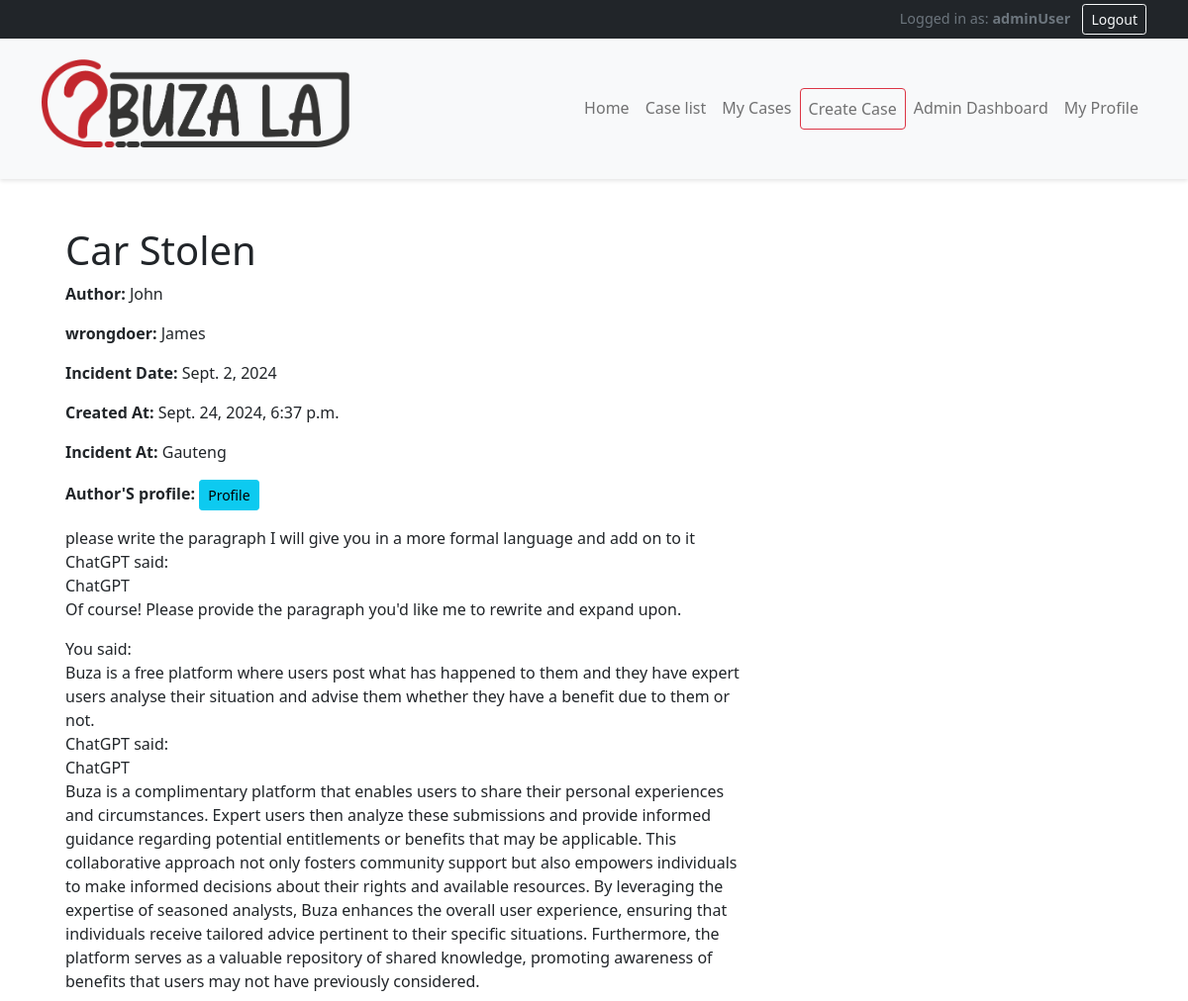
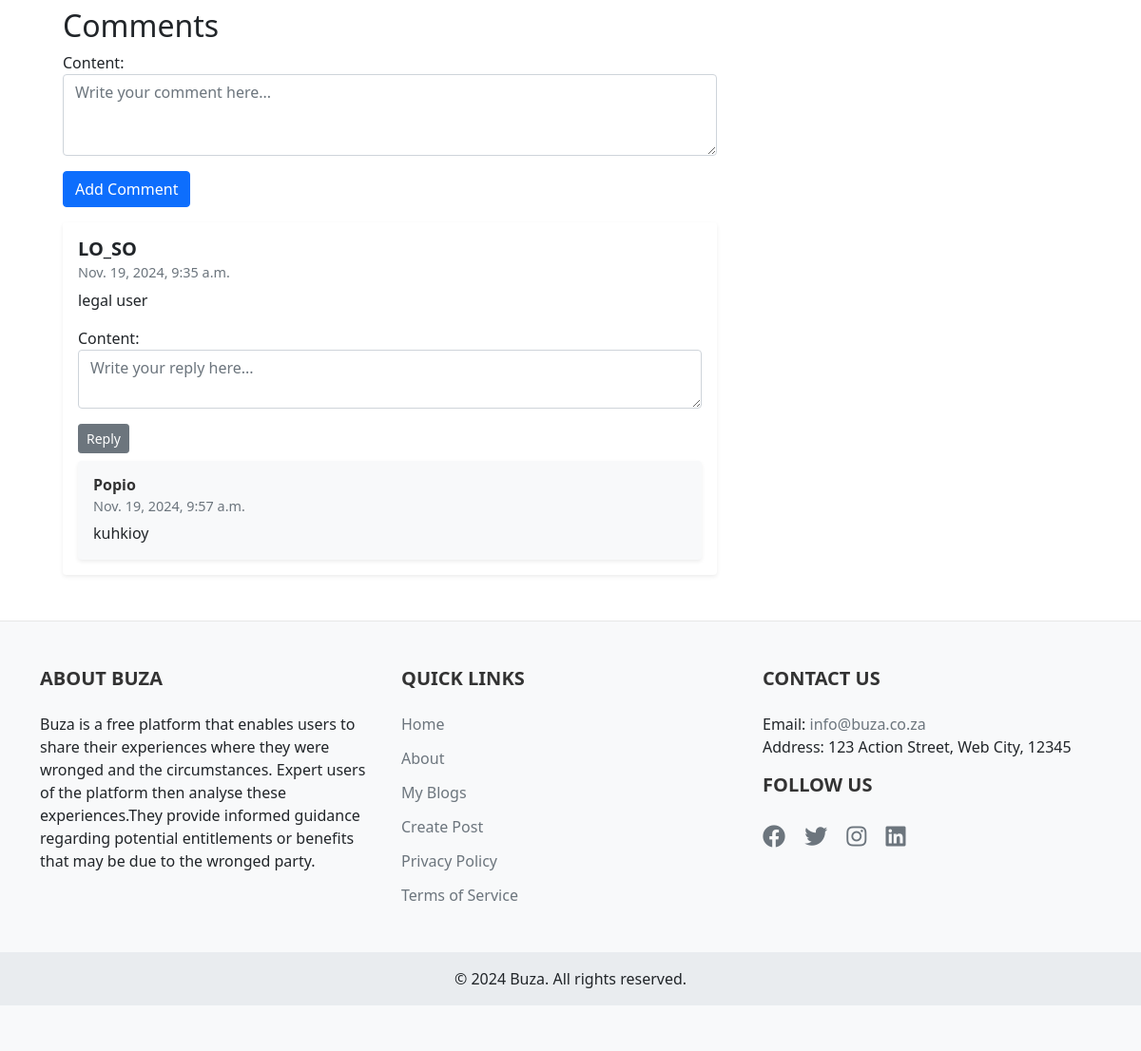
Page /post/23/ (signed in) on the committed database (2 pictures, top to bottom).
### blog/models.py (models this page shows, shortened)
class BlogPost(models.Model):
    AGAINST_CHOICES = [
        ('Eastern Cape', 'Eastern Cape'),
        ('Free State', 'Free State'),
        ('Gauteng', 'Gauteng'),
        ('KwaZulu-Natal', 'KwaZulu-Natal'),
        ('Limpopo', 'Limpopo'),
        ('Mpumalanga', 'Mpumalanga'),
        ('North West', 'North West'),
        ('Western Cape', 'Western Cape'),
        ('Northern Cape', 'Northern Cape,'),
    ]
    title = models.CharField(max_length=200)
    content = models.TextField()
    author = models.ForeignKey(User, on_delete=models.CASCADE)
    author_name = models.CharField(max_length=100, blank=True)  # New field
    created_at = models.DateTimeField(auto_now_add=True)
    updated_at = models.DateTimeField(auto_now=True)
    against = models.CharField(max_length=100)
    suburb = models.CharField(max_length=100)
    incident_date = models.DateField()
    file1 = models.FileField(upload_to='blog_files/', blank=True, null=True)
    file2 = models.FileField(upload_to='blog_files/', blank=True, null=True)
    file3 = models.FileField(upload_to='blog_files/', blank=True, null=True)
    file4 = models.FileField(upload_to='blog_files/', blank=True, null=True)
    province = models.CharField(max_length=100, choices=AGAINST_CHOICES)

class Comment(models.Model):
    post = models.ForeignKey(BlogPost, on_delete=models.CASCADE, related_name='comments')
    author = models.ForeignKey(User, on_delete=models.CASCADE)
    content = models.TextField()
    created_at = models.DateTimeField(auto_now_add=True)

class Reply(models.Model):
    comment = models.ForeignKey(Comment, on_delete=models.CASCADE, related_name='replies')
    author = models.ForeignKey(User, on_delete=models.CASCADE)
    content = models.TextField()
    created_at = models.DateTimeField(auto_now_add=True)

### blog/views.py (the view, shortened to what this page needs)
# urls.py: path('post/<int:post_id>/', views.post_detail, name='post_detail'),
@login_required
def post_detail(request, post_id):
    post = get_object_or_404(BlogPost, id=post_id)
    comments = post.comments.all().order_by('-created_at')
    comment_form = CommentForm()
    reply_form = ReplyForm()
    context = {
        'post': post,
        'comments': comments,
        'comment_form': comment_form,
        'reply_form': reply_form,
    }
    return render(request, 'blog/post_detail.html', context)

### blog/forms.py
class CommentForm(forms.ModelForm):
    class Meta:
        model = Comment
        fields = ['content']
        widgets = {
            'content': forms.Textarea(attrs={'rows': 3, 'placeholder': 'Write your comment here...', 'class': 'form-control'}),
        }

class ReplyForm(forms.ModelForm):
    class Meta:
        model = Reply
        fields = ['content']
        widgets = {
            'content': forms.Textarea(attrs={'rows': 2, 'placeholder': 'Write your reply here...', 'class': 'form-control'}),
        }

### blog/templates/blog/post_detail.html (shortened to what this page needs)
{% extends 'blog/base.html' %}
{% load static %}
{% block content %}
<div class="container mt-4">
    <h1>{{ post.title }}</h1>
    <p><strong> Author: </strong>{{ post.author_name }}</p>
    <p><strong> wrongdoer: </strong>{{ post.against }}</p>
    <p><strong>Incident Date:</strong> {{ post.incident_date }}</p>
    <p><strong>Created At: </strong>{{ post.created_at }}</p>
    {% if user.is_staff %}
    <p><strong>Incident At: </strong>{{ post.province }}</p>
    <p><strong> Author'S profile: </strong><a href="{% url 'user_profile' post.author.username %}" class="btn btn-sm btn-info ml-2">Profile</a></p>
    {%endif%}
    <div>
        {{ post.content|linebreaks }}
    </div>
    <h2>Comments</h2>
    {% if user.is_authenticated %}
        <form method="post">
            {{ comment_form.as_p }}
            <button type="submit" class="btn btn-primary">Add Comment</button>
        </form>
    {% endif %}
    {% for comment in comments %}
        <div class="card mt-3">
            <div class="card-body">
                <h5 class=""><strong>{{ comment.author.username }} </strong>  </h5>
                <h6 class="card-subtitle mb-2 text-muted">{{ comment.created_at }}</h6>
                <p class="card-text">{{ comment.content }}</p>
                {% if user.is_authenticated %}
                    <form method="post" class="mt-2">
                        {{ reply_form.as_p }}
                        <button type="submit" class="btn btn-secondary btn-sm">Reply</button>
                    </form>
                {% endif %}
                {% for reply in comment.replies.all %}
                    <div class="card mt-2 bg-light">
                        <div class="card-body">
                            <h6 class="card-title"><strong>{{ reply.author.username }}  </strong> </h6>
                            <h6 class="card-subtitle mb-2 text-muted">{{ reply.created_at }}</h6>
                            <p class="card-text">{{ reply.content }}</p>
                        </div>
                    </div>
                {% endfor %}
            </div>
        </div>
    {% empty %}
        <p>No comments yet.</p>
    {% endfor %}
</div>
{% endblock %}
{% block extra_css %}
<link rel="stylesheet" href="https://cdnjs.cloudflare.com/ajax/libs/font-awesome/5.15.3/css/all.min.css">
{% endblock %}

### blog/templates/blog/base.html (shortened to what this page needs)
{% load static %}
<!DOCTYPE html>
<html lang="en">
<head>
    <link href="https://cdn.jsdelivr.net/npm/bootstrap@5.1.3/dist/css/bootstrap.min.css" rel="stylesheet">
    <link rel="stylesheet" href="https://cdnjs.cloudflare.com/ajax/libs/font-awesome/5.15.3/css/all.min.css">
    {% block extra_css %}{% endblock %}
</head>
<body>
    <div class="text-white bg-dark  p-1 user-status-bar">
        <div class="container">
            <div class="row">
                <div class="col-md-6">
                </div>
                <div class="col-md-6 text-end">
                    {% if user.is_authenticated %}
                        <span class="text-muted">Logged in as: <strong>{{ user.username }}</strong></span>
                        <form method="post" action="{% url 'logout' %}" class="d-inline">
                            <button type="submit" class="btn btn-sm btn-outline-light ms-2">Logout</button>
                        </form>
                    {% else %}
                        <span class="text-muted">Not logged in</span>
                        <a href="{% url 'login' %}" class="btn btn-sm btn-outline-primary ms-2">Login</a>
                        <a href="{% url 'register' %}" class="btn btn-sm btn-outline-success ms-2">Register</a>
                    {% endif %}
                </div>
            </div>
        </div>
    </div>
    <nav class="navbar navbar-expand-lg navbar-light bg-light  main-navbar">
        <div class="container">
            <a class="navbar-brand d-flex align-items-center" href="{% url 'index' %}">
                <img src="{% static 'images/logo.png' %}" alt="Our Blog Logo" class="mr-3">
            </a>
            <div class="collapse navbar-collapse" id="navbarNav">
                <ul class="navbar-nav ms-auto">
                    <li class="nav-item">
                        <a class="nav-link" href="{% url 'index' %}">Home</a>
                    </li>
                    <li class="nav-item">
                        <a class="nav-link" href="{% url 'home' %}">Case list</a>
                    </li>
                    {% if user.is_authenticated %}
                        <li class="nav-item">
                            <a class="nav-link" href="{% url 'my_blogs' %}">My Cases</a>
                        </li>
                            <li class="nav-item">
                            <a class="nav-link btn btn-outline-danger" href="{% url 'create_post' %}">Create Case</a>
                        </li>
                        {% if user.is_staff %}
                            <li class="nav-item">
                                <a class="nav-link" href="{% url 'admin_dashboard' %}">Admin Dashboard</a>
                            </li>
                            <li class="nav-item">
                                <a class="nav-link" href="{% url 'user_profile' user.username %}">My Profile</a>
                            </li>
                        {% endif %}
                    {% endif %}
                </ul>
            </div>
        </div>
    </nav>
    <main class="container mt-4">
        <div class="row">
            <div class="col-md-8">
                {% block content %}
                {% endblock %}
            </div>
                </div>
    </main>
    <footer class="footer">
        <div class="container">
            <div class="row">
                <div class="col-md-4 mb-4 mb-md-0">
                    <h5>About Buza</h5>
                    <p class="justify-content-center">Buza is a free platform that enables users to share their experiences where they were wronged and the circumstances. Expert users of the platform then analyse these experiences.They provide informed guidance regarding potential entitlements or benefits that may be due to the wronged party.</p>
                </div>
                <div class="col-md-4 mb-4 mb-md-0">
                    <h5>Quick Links</h5>
                    <ul>
                        <li><a href="{% url 'home' %}">Home</a></li>
                        <li><a href="{% url 'about' %}">About</a></li>
                        {% if user.is_authenticated %}
                            <li><a href="{% url 'my_blogs' %}">My Blogs</a></li>
                            <li><a href="{% url 'create_post' %}">Create Post</a></li>
                        {% else %}
                            <li><a href="{% url 'login' %}">Login</a></li>
                            <li><a href="{% url 'register' %}">Register</a></li>
                        {% endif %}
                        <li><a href="{% url 'privacy_policy' %}">Privacy Policy</a></li>
                        <li><a href="{% url 'terms_of_service' %}">Terms of Service</a></li>
                    </ul>
                </div>
                <div class="col-md-4">
                    <h5>Contact Us</h5>
                    <p>
                        Email: <a href="mailto:info@Buza.co.za">info@buza.co.za</a><br>
                        Address: 123 Action Street, Web City, 12345
                    </p>
                    <h5>Follow Us</h5>
                    <div class="social-icons">
                        <a href="#" target="_blank"><i class="fab fa-facebook"></i></a>
                        <a href="#" target="_blank"><i class="fab fa-twitter"></i></a>
                        <a href="#" target="_blank"><i class="fab fa-instagram"></i></a>
                        <a href="#" target="_blank"><i class="fab fa-linkedin"></i></a>
                    </div>
                </div>
            </div>
        </div>
        <div class="footer-bottom">
            <div class="container">
                <div class="row">
                    <div class="col-md-12 text-center">
                        <p>&copy; {% now "Y" %} Buza. All rights reserved.</p>
                    </div>
                </div>
            </div>
        </div>
    </footer>
</body>
</html>

### blog/templates/blog/post_detail.html (style rules this page uses)
.card { border: none; box-shadow: 0 0.125rem 0.25rem rgba(0, 0, 0, 0.075); }
.card-title { color: #333; font-weight: bold; }
.text-muted { font-size: 0.9rem; }
textarea { width: 100%; padding: 10px; border: 1px solid #ced4da; border-radius: 0.25rem; }

### rows in the picture
BlogPost: title "Car Stolen", author_name "John", against "James", incident_date "Sept. 2, 2024", created_at "Sept. 24, 2024, 6:37 p.m.", province "Gauteng", content "please write the paragraph I will give you in a more formal language and add on to it ChatGPT said: ChatGPT Of course! Please provide the paragraph you'd like me to rewrite and expand upon. You said: Buza is a free platform where users post what has happened to them and they have expert users analyse their situation and advise them whether they have a benefit due to them or not. ChatGPT said: ChatGPT Buza is a complimentary platform that enables users to share their personal experiences and circumstances. Expert users then analyze these submissions and provide informed guidance regarding potential entitlements or benefits that may be applicable. This collaborative approach not only fosters…"
Comment: author.username "LO_SO", created_at "Nov. 19, 2024, 9:35 a.m.", content "legal user"
Reply: author.username "Popio", created_at "Nov. 19, 2024, 9:57 a.m.", content "kuhkioy"

### other values in the picture
{{ user.username }} "adminUser"
